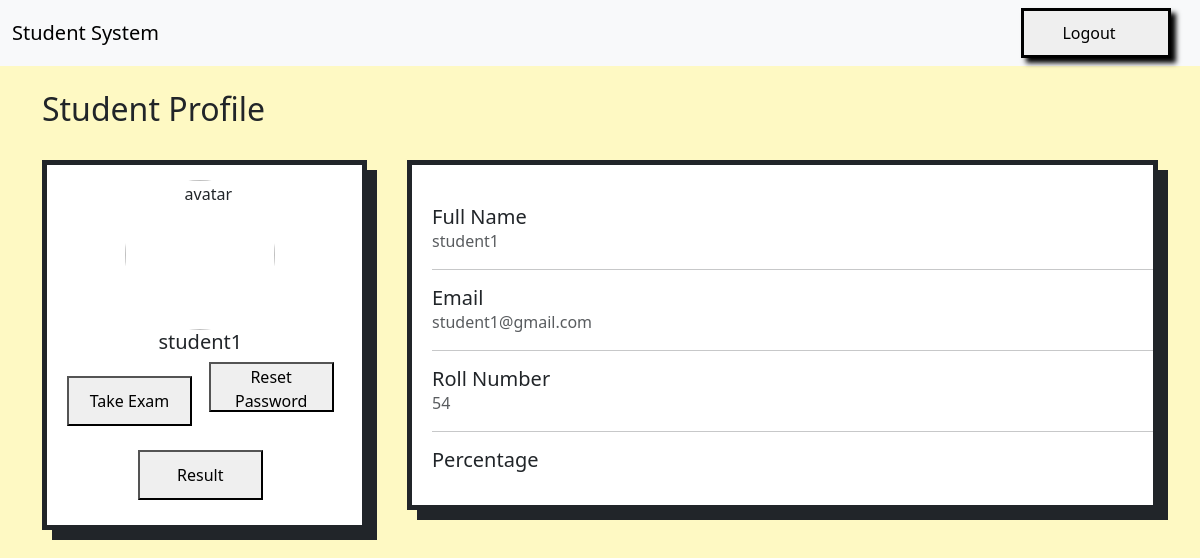
The page /student/dashboard/ (signed in) on the database its author committed.
### base/models.py (models this page shows)
class User(AbstractUser):
    ROLE_CHOICES = (
        ('admin', 'Admin'),
        ('teacher', 'Teacher'),
        ('student', 'Student'),
    )
    role = models.CharField(max_length=10, choices=ROLE_CHOICES)
    roll_number = models.CharField(max_length=20, unique=True, null = True, blank=True)
    subject = models.CharField(max_length=100, blank=True)
    class_name = models.CharField(max_length=50, blank=True)
    def __str__(self):
        return self.username

### base/views.py (the view)
# urls.py: path('student/dashboard/', views.student_dashboard, name='student_dashboard'),
@login_required
def student_dashboard(request):
    print("student method-----", request.method)
    if request.user.role != 'student':
        return JsonResponse({'error': 'Unauthorized'}, status=403)
    return render(request, 'student_dashboard.html')

### base/templates/student_dashboard.html (shortened to what this page needs)
{% extends 'base.html' %}
{% block content %}
<h2> Student Profile</h2>
<br>
<form method = 'POST' id = "result-form">
    <div class = "whole-container">
        <div class = "profile">
            <div class="img text-center">
                <img src="https://mdbcdn.b-cdn.net/img/Photos/new-templates/bootstrap-chat/ava3.webp" alt="avatar"
                    class="rounded-circle img-fluid" style="width: 150px;">
                <h5 class="user">{{request.user}}</h5>
                <div class="details">
                  <button onclick = "window.location.href = '/student/take_exam'" type = "button">Take Exam</button>&nbsp &nbsp
                  <button onclick = "window.location.href = '/reset_password'" type = "button">Reset Password</button>
                  <br>
                  <br>
                  <div class = "result-button">
                    <button type = "button">Result</button>
                  </div>
                </div>
              </div>
        </div>
        <br>
         <div class = "info" style = "height: 350px;">
            <div class = "name">
                <h5 class="mb-0">Full Name</h5>
            </div>
            <div class = "name-v">
                <p class="text-muted mb-0">{{request.user}}</p>
            </div>
            <hr>
            <div class = "email">
                <h5 class="mb-0">Email</h5>
            </div>
            <div class = "email-v">
                <p class="text-muted mb-0">{{request.user.email}}</p>
            </div>
            <hr>
            <div class = "roll">
                <h5 class="mb-0">Roll Number</h5>
            </div>
            <div class = "roll-v">
                <p class="text-muted mb-0">{{request.user.roll_number}}</p>
            </div>
            <hr>
            <div class = "per">
                <h5 class="mb-0">Percentage</h5>
            </div>
         </div>
    </div>
</form>
{% endblock %}

### base/templates/student_dashboard.html (style rules this page uses)
.profile { height: 370px; width: 325px; background-color: white; box-shadow: 10px 10px; border-style: solid; border-width: 5px; display: flex; }
.info { height: 300px; width: 400px; background-color: white; box-shadow: 10px 10px; border-style: solid; border-width: 5px; flex: 2; }
.whole-container { display: flex; flex-direction: row; flex-wrap: wrap; gap: 20px; }
.img { padding-left: 20px; padding-top: 15px; }

### rows shown on the page
User: user "student1", user.email "student1@gmail.com", user.roll_number "54"
